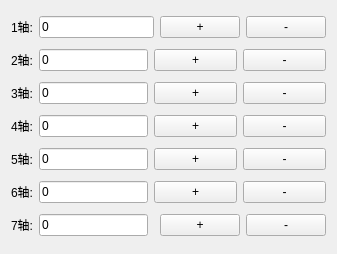
        <widget class="QWidget" name="layoutWidget_16">
         <property name="geometry">
          <rect>
           <x>430</x>
           <y>20</y>
           <width>337</width>
           <height>254</height>
          </rect>
         </property>
         <layout class="QGridLayout" name="gridLayout_33">
          <item row="0" column="0" colspan="2">
           <layout class="QHBoxLayout" name="horizontalLayout_89">
            <item>
             <widget class="QLabel" name="label_240">
              <property name="text">
               <string>1轴:</string>
              </property>
             </widget>
            </item>
            <item>
             <widget class="QLineEdit" name="lineEdit_jt_29">
              <property name="text">
               <string>0</string>
              </property>
             </widget>
            </item>
           </layout>
          </item>
          <item row="0" column="2">
           <layout class="QHBoxLayout" name="horizontalLayout_90">
            <item>
             <widget class="QPushButton" name="pushButton_a1_p_5">
              <property name="text">
               <string>+</string>
              </property>
             </widget>
            </item>
            <item>
             <widget class="QPushButton" name="pushButton_a1_m_5">
              <property name="text">
               <string>-</string>
              </property>
             </widget>
            </item>
           </layout>
          </item>
          <item row="1" column="0">
           <layout class="QHBoxLayout" name="horizontalLayout_91">
            <item>
             <widget class="QLabel" name="label_241">
              <property name="text">
               <string>2轴:</string>
              </property>
             </widget>
            </item>
            <item>
             <widget class="QLineEdit" name="lineEdit_jt_30">
              <property name="text">
               <string>0</string>
              </property>
             </widget>
            </item>
           </layout>
          </item>
          <item row="1" column="1" colspan="2">
           <layout class="QHBoxLayout" name="horizontalLayout_92">
            <item>
             <widget class="QPushButton" name="pushButton_a2_p_5">
              <property name="text">
               <string>+</string>
              </property>
             </widget>
            </item>
            <item>
             <widget class="QPushButton" name="pushButton_a2_m_5">
              <property name="text">
               <string>-</string>
              </property>
             </widget>
            </item>
           </layout>
          </item>
          <item row="2" column="0">
           <layout class="QHBoxLayout" name="horizontalLayout_93">
            <item>
             <widget class="QLabel" name="label_242">
              <property name="text">
               <string>3轴:</string>
              </property>
             </widget>
            </item>
            <item>
             <widget class="QLineEdit" name="lineEdit_jt_31">
              <property name="text">
               <string>0</string>
              </property>
             </widget>
            </item>
           </layout>
          </item>
          <item row="2" column="1" colspan="2">
           <layout class="QHBoxLayout" name="horizontalLayout_94">
            <item>
             <widget class="QPushButton" name="pushButton_a3_p_5">
              <property name="text">
               <string>+</string>
              </property>
             </widget>
            </item>
            <item>
             <widget class="QPushButton" name="pushButton_a3_m_5">
              <property name="text">
               <string>-</string>
              </property>
             </widget>
            </item>
           </layout>
          </item>
          <item row="3" column="0">
           <layout class="QHBoxLayout" name="horizontalLayout_95">
            <item>
             <widget class="QLabel" name="label_243">
              <property name="text">
               <string>4轴:</string>
              </property>
             </widget>
            </item>
            <item>
             <widget class="QLineEdit" name="lineEdit_jt_32">
              <property name="text">
               <string>0</string>
              </property>
             </widget>
            </item>
           </layout>
          </item>
          <item row="3" column="1" colspan="2">
           <layout class="QHBoxLayout" name="horizontalLayout_96">
            <item>
             <widget class="QPushButton" name="pushButton_a4_p_5">
              <property name="text">
               <string>+</string>
              </property>
             </widget>
            </item>
            <item>
             <widget class="QPushButton" name="pushButton_a4_m_5">
              <property name="text">
               <string>-</string>
              </property>
             </widget>
            </item>
           </layout>
          </item>
          <item row="4" column="0">
           <layout class="QHBoxLayout" name="horizontalLayout_97">
            <item>
             <widget class="QLabel" name="label_244">
              <property name="text">
               <string>5轴:</string>
              </property>
             </widget>
            </item>
            <item>
             <widget class="QLineEdit" name="lineEdit_jt_33">
              <property name="text">
               <string>0</string>
              </property>
             </widget>
            </item>
           </layout>
          </item>
          <item row="4" column="1" colspan="2">
           <layout class="QHBoxLayout" name="horizontalLayout_98">
            <item>
             <widget class="QPushButton" name="pushButton_a5_p_5">
              <property name="text">
               <string>+</string>
              </property>
             </widget>
            </item>
            <item>
             <widget class="QPushButton" name="pushButton_a5_m_5">
              <property name="text">
               <string>-</string>
              </property>
             </widget>
            </item>
           </layout>
          </item>
          <item row="5" column="0">
           <layout class="QHBoxLayout" name="horizontalLayout_99">
            <item>
             <widget class="QLabel" name="label_245">
              <property name="text">
               <string>6轴:</string>
              </property>
             </widget>
            </item>
            <item>
             <widget class="QLineEdit" name="lineEdit_jt_34">
              <property name="text">
               <string>0</string>
              </property>
             </widget>
            </item>
           </layout>
          </item>
          <item row="5" column="1" colspan="2">
           <layout class="QHBoxLayout" name="horizontalLayout_100">
            <item>
             <widget class="QPushButton" name="pushButton_a6_p_5">
              <property name="text">
               <string>+</string>
              </property>
             </widget>
            </item>
            <item>
             <widget class="QPushButton" name="pushButton_a6_m_5">
              <property name="text">
               <string>-</string>
              </property>
             </widget>
            </item>
           </layout>
          </item>
          <item row="6" column="0">
           <layout class="QHBoxLayout" name="horizontalLayout_101">
            <item>
             <widget class="QLabel" name="label_246">
              <property name="text">
               <string>7轴:</string>
              </property>
             </widget>
            </item>
            <item>
             <widget class="QLineEdit" name="lineEdit_jt_35">
              <property name="text">
               <string>0</string>
              </property>
             </widget>
            </item>
           </layout>
          </item>
          <item row="6" column="2">
           <layout class="QHBoxLayout" name="horizontalLayout_102">
            <item>
             <widget class="QPushButton" name="pushButton_a7_p_5">
              <property name="text">
               <string>+</string>
              </property>
             </widget>
            </item>
            <item>
             <widget class="QPushButton" name="pushButton_a7_m_5">
              <property name="text">
               <string>-</string>
              </property>
             </widget>
            </item>
           </layout>
          </item>
         </layout>
        </widget>
